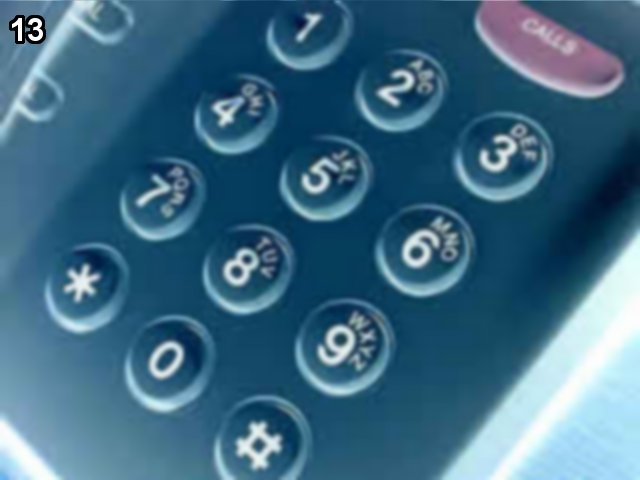
#> input picture 13/disprop.jpg, 640 x 480 px
$ python -i 13.py   (imports and definitions only)
#> lines starting #> are read from the running program, lines starting #| are printed output that depends on the picture
#> further down, picture is the input picture: PIL image 640x480 RGB; mean R, G, B 62.3, 106.4, 131.7
import imp
import PIL

#negative transformation function
def neg_trans(img):

  #get width and height of image
  width,height=img.size
#> width = 640; height = 480

  #traverse through pixels
  for x in range(width):
    for y in range(height):

      pixel_color=img.getpixel((x,y))

      #if image is RGB, subtract individual RGB values
      if type(pixel_color) == tuple:

        #s=(L-1)-r
        red_pixel=256-1-pixel_color[0]
        green_pixel=256-1-pixel_color[1]
        blue_pixel=256-1-pixel_color[2]

        #replace the pixel
        img.putpixel((x,y),(red_pixel,green_pixel,blue_pixel))

      #if image is greyscale, subtract pixel intensity
      else:

        #s=(L-1)-r
        pixel_color=256-1-pixel_color

        #replace the pixel
        img.putpixel((x,y),pixel_color)
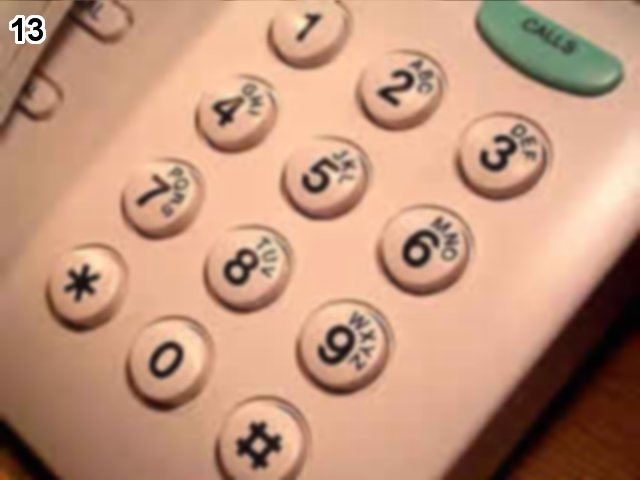
#> img: PIL image 640x480 RGB; mean R, G, B 192.7, 148.6, 123.3
  return img

# [4 lines of commented-out code are left out]

import xmlrpc.client
conn = xmlrpc.client.ServerProxy('http://www.pythonchallenge.com/pc/phonebook.php')
# [1 line not run here, left out]

>>> from PIL import Image
>>> picture = Image.open('disprop.jpg')
>>> result = neg_trans(picture)
